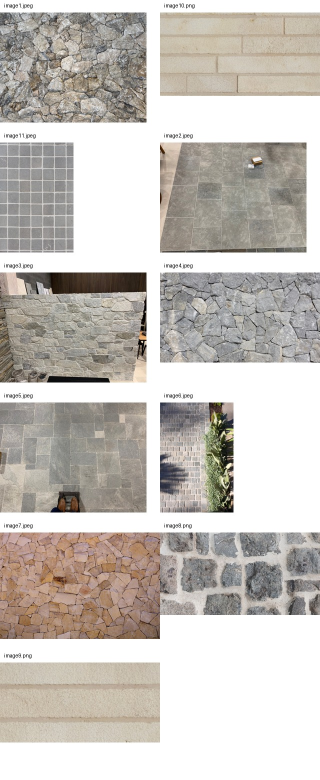
#> input picture local-test/reference-contact-sheet.jpg, 640 x 1560 px, given in place of image2.jpeg, which was not available (shown at 1/2 size)
$ python perspective_probe.py
#> lines starting #> are read from the running program, lines starting #| are printed output that depends on the picture; pictures that were not available may be replaced by others from this repository, and a replacement may not be noted
"""Offline perspective probe; this never calls Render, Modal, R2, or Vercel."""
from pathlib import Path
import cv2
import numpy as np
from PIL import Image, ImageDraw

ROOT = Path(__file__).resolve().parents[1]
OUT = ROOT / "local-test" / "perspective-probe-image2.jpg"
source = cv2.imread(str(ROOT / "public/reference/image2.jpeg"))
#> source is the input picture: shape (1560, 640, 3); mean B, G, R 187, 192.8, 198
height, width = source.shape[:2]
#> height = 1560; width = 640
# Approximate floor-plane corners visible in the supplied angled flooring reference.
# These are deliberately only for a local diagnostic, not the production workflow.
points = np.float32([[0.19*width, 0.07*height], [0.97*width, 0.14*height], [0.99*width, 0.94*height], [0.28*width, 0.94*height]])
physical_width = max(np.linalg.norm(points[1]-points[0]), np.linalg.norm(points[2]-points[3]))
#> physical_width = 511
physical_height = max(np.linalg.norm(points[3]-points[0]), np.linalg.norm(points[2]-points[1]))
#> physical_height = 1358.4
scale = 1000 / max(physical_width, physical_height)
#> scale = 0.736
out_w, out_h = round(physical_width*scale), round(physical_height*scale)
#> out_w = 376; out_h = 1000
destination = np.float32([[0,0],[out_w-1,0],[out_w-1,out_h-1],[0,out_h-1]])
#> destination = [[0, 0], [375, 0], [375, 999], [0, 999]]
matrix = cv2.getPerspectiveTransform(points, destination)
warped = cv2.warpPerspective(source, matrix, (out_w,out_h), flags=cv2.INTER_LANCZOS4, borderMode=cv2.BORDER_REPLICATE)
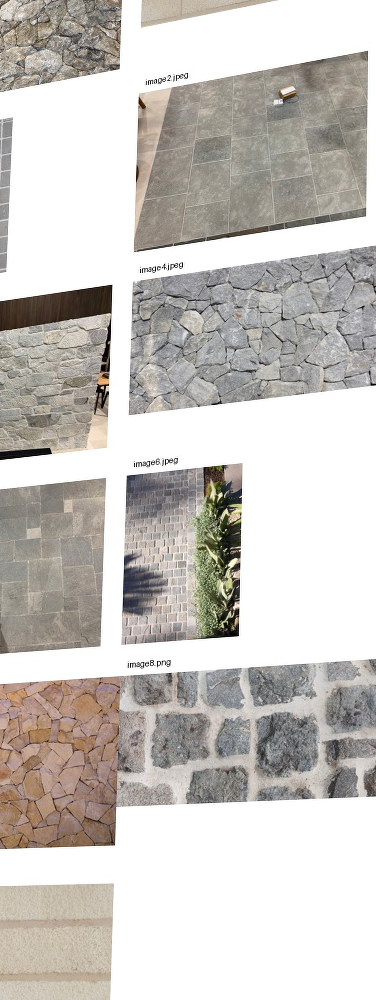
#> warped: shape (1000, 376, 3); mean B, G, R 192.3, 196.8, 200.7
original = cv2.resize(source, (640, 480), interpolation=cv2.INTER_AREA)
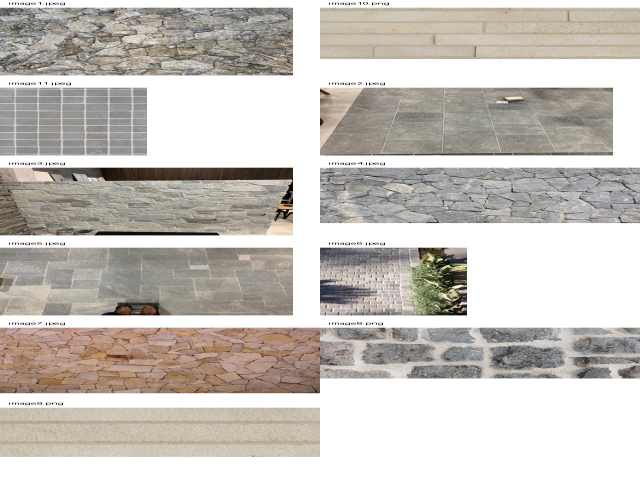
#> original: shape (480, 640, 3); mean B, G, R 187, 192.8, 198
preview = cv2.resize(warped, (640, 480), interpolation=cv2.INTER_AREA)
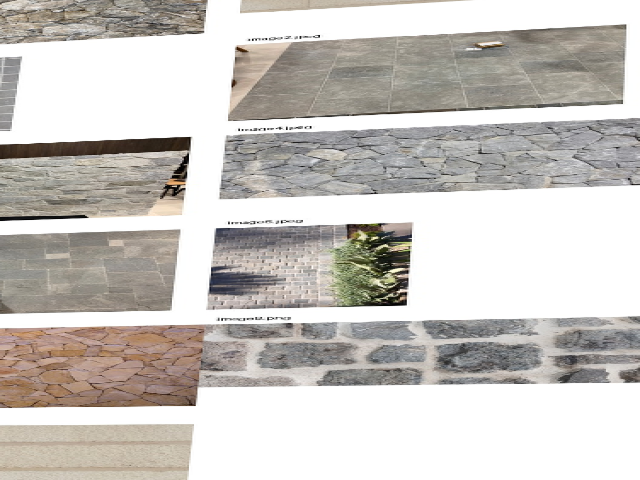
#> preview: shape (480, 640, 3); mean B, G, R 192.2, 196.7, 200.6
canvas = Image.new('RGB',(1280,530),'white'); canvas.paste(Image.fromarray(cv2.cvtColor(original,cv2.COLOR_BGR2RGB)),(0,30)); canvas.paste(Image.fromarray(cv2.cvtColor(preview,cv2.COLOR_BGR2RGB)),(640,30))
#> after `canvas = Image.new('RGB', (1280, 530), 'white')`: canvas: PIL image 1280x530 RGB; every value is 255
#> after `canvas.paste(Image.fromarray(cv2.cvtColor(original, cv2.COLOR_BGR2RGB)`:
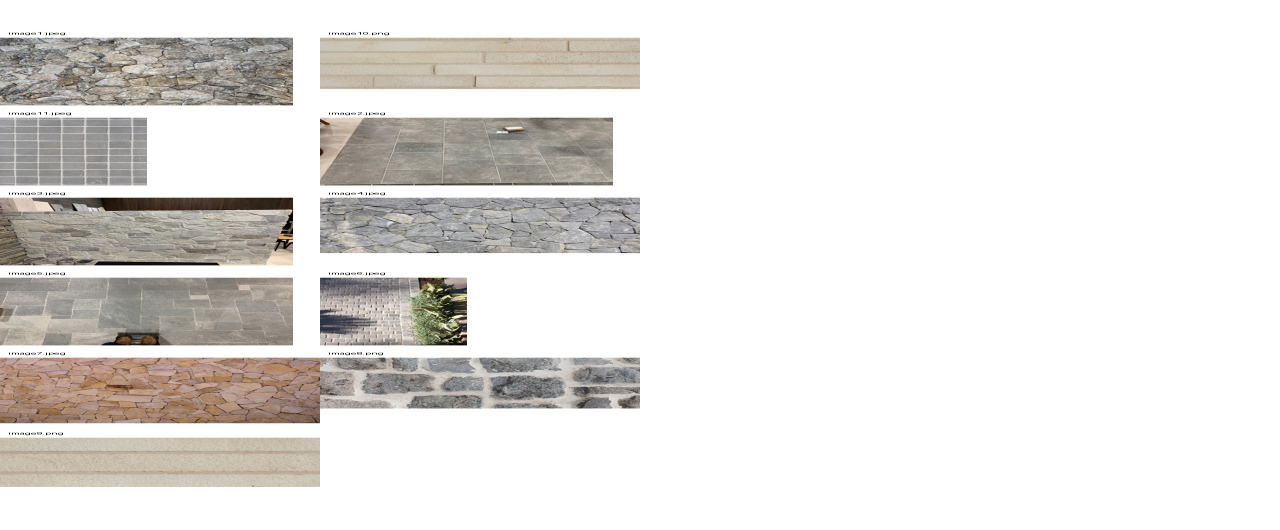
#> canvas: PIL image 1280x530 RGB; mean R, G, B 229.2, 226.9, 224.2
#> after `canvas.paste(Image.fromarray(cv2.cvtColor(preview, cv2.COLOR_BGR2RGB))`:
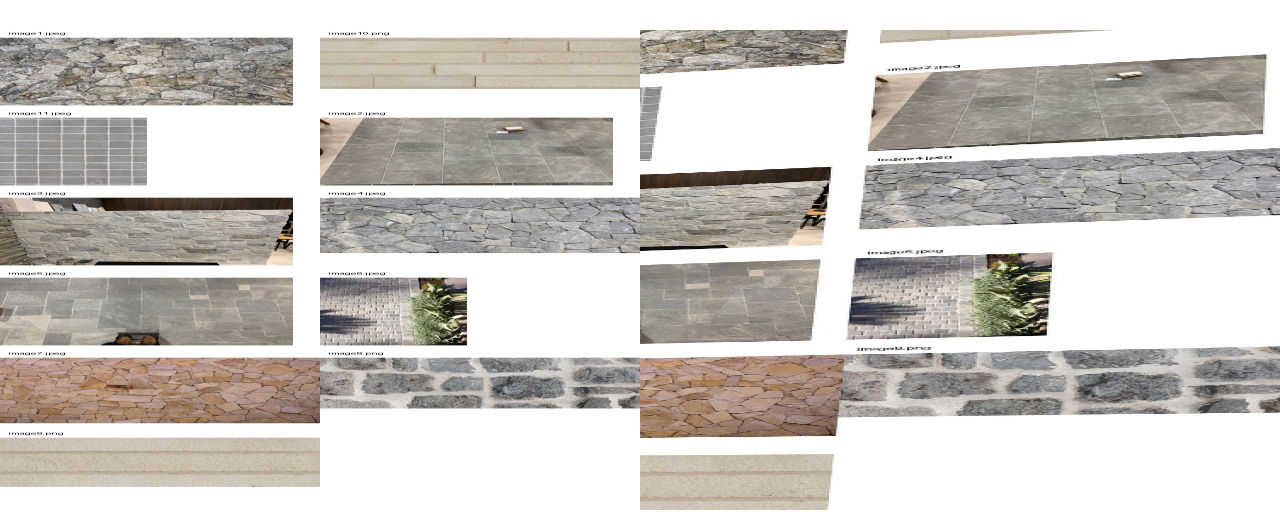
#> canvas: PIL image 1280x530 RGB; mean R, G, B 204.5, 200.4, 195.8
d = ImageDraw.Draw(canvas); d.text((12,8),'Original reference',fill='black'); d.text((652,8),f'Local homography probe ({out_w} x {out_h})',fill='black')
canvas.save(OUT,quality=94)
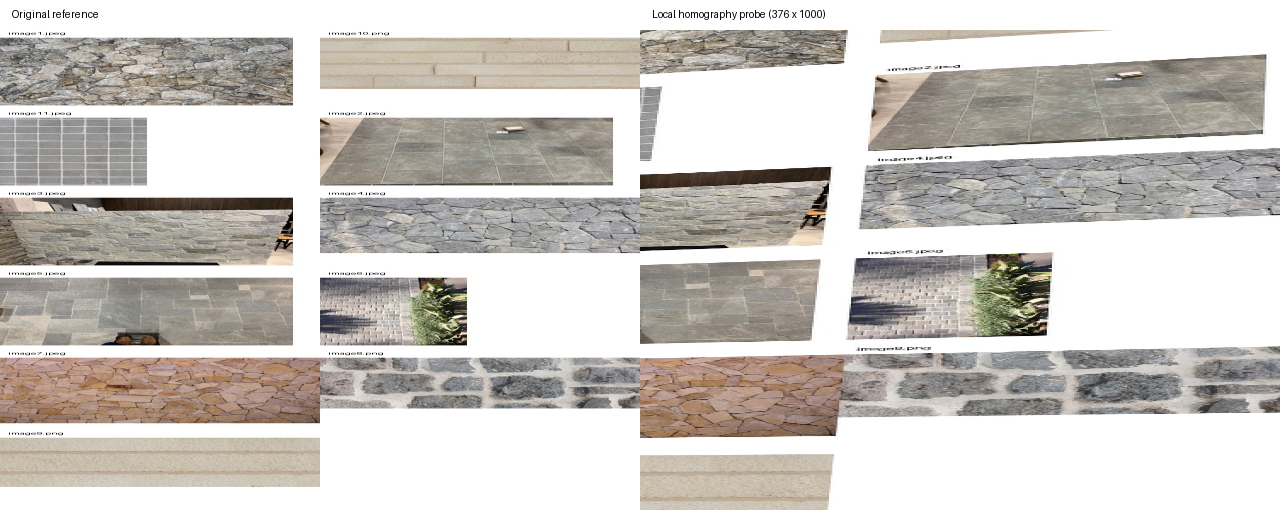
#> saved as perspective-probe-image2.jpg: PIL image 1280x530 RGB; mean R, G, B 204.3, 200.2, 195.5
print(OUT)
print('source=', source.shape[1], 'x', source.shape[0], 'output=', out_w, 'x', out_h)
#| source= 640 x 1560 output= 376 x 1000
